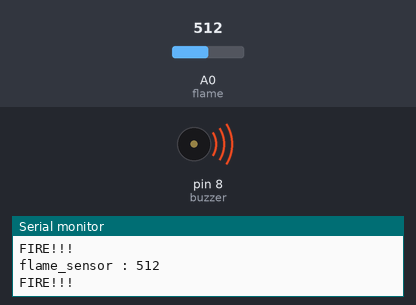
The sketch below on a simulated Arduino Uno, built with avr-gcc and run on an emulated ATmega328P. On the bench: buzzer (waves = sounding, pin HIGH), the last lines printed to the serial monitor. Inputs (shaded band) come from the test bench; at power-on: A0 (flame) = 512.

Above: at 1.2 s.
1.3 s: A0 (flame) set to 1011
2.8 s: A0 (flame) set to 1023
At 3.4 s:
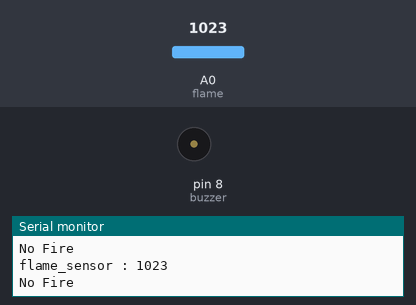
4.3 s: A0 (flame) set to 900
At 4.8 s:
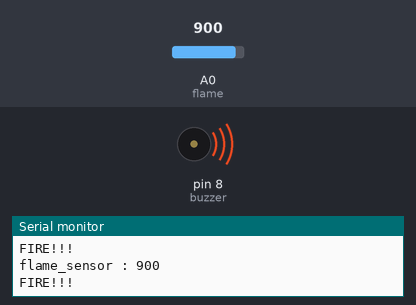
Timing chart, 0 to 7.3 s (numbered marks = the images above; inputs shaded):
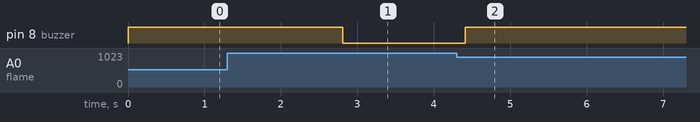

Measured:
- the behaviour switches between 1022 and 1023 on A0 (flame) (found by bisection; images 0 and 1)
- after the input at 2.8 s, pin 8 (buzzer): HIGH → LOW at once
- after the input at 4.3 s, pin 8 (buzzer): LOW → HIGH after 0.11 s

The sketch:

10_FlameSensor.ino
```cpp
int flame = A0;
int buzzer = 8;

void setup() {
  Serial.begin(9600);
  pinMode(flame, INPUT);
  pinMode(buzzer, OUTPUT);
}

void loop() {
  int val = analogRead(flame);

  Serial.print("flame_sensor : ");
  Serial.println(val);

  if(val < 1023) {
    digitalWrite(buzzer, HIGH);
    Serial.println("FIRE!!!");
  }

  else {
    digitalWrite(buzzer, LOW);
    Serial.println("No Fire");
  }

  delay(200);
}
```
